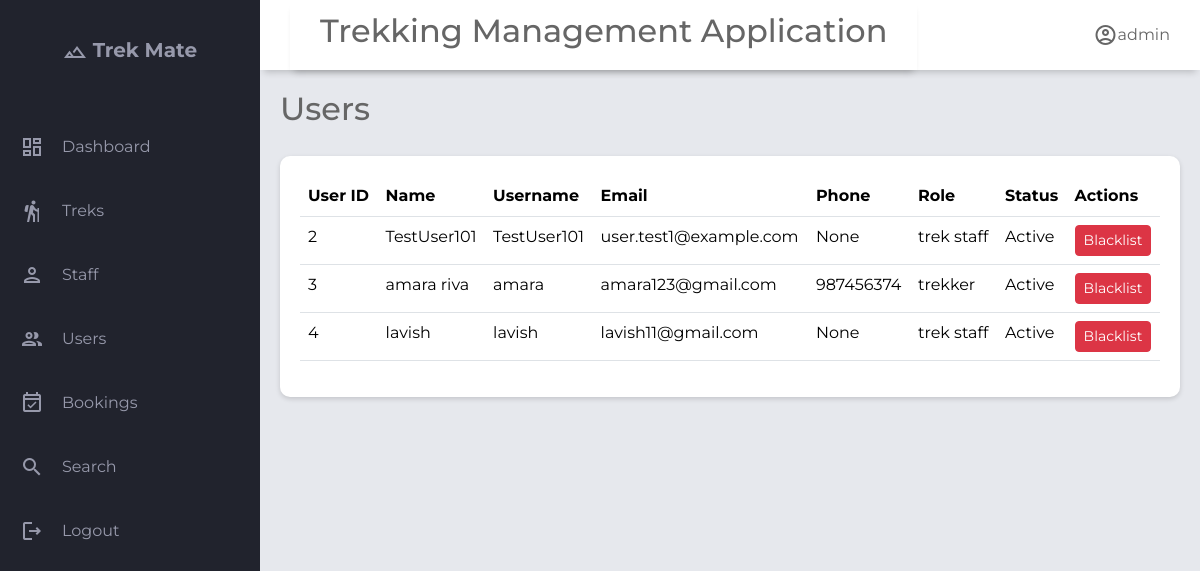
Before: /admin/users with the older database file.
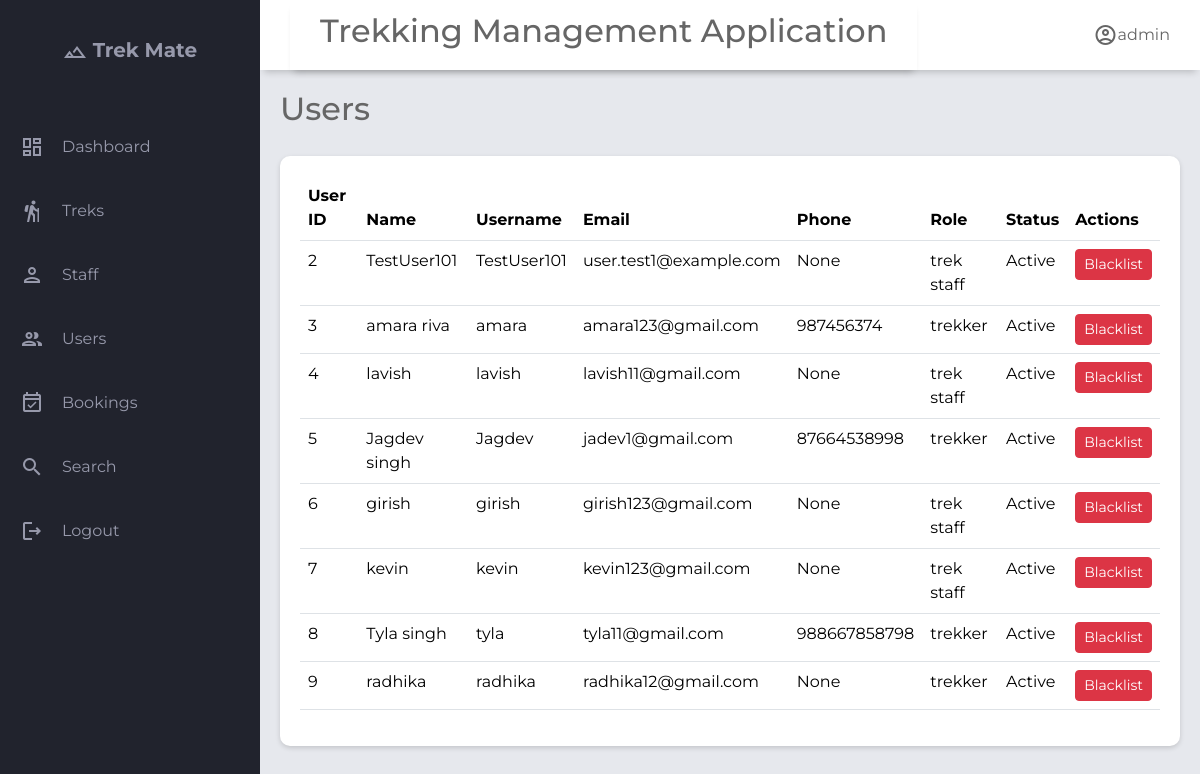
After: the same page with the newer database file.
### application/models.py (models this page shows)
class User(db.Model):
    __tablename__='user'
    id= db.Column(db.Integer, primary_key=True)
    username=db.Column(db.String(),unique=True,nullable=False)
    email=db.Column(db.String(),unique=True,nullable=False)
    password=db.Column(db.String(),nullable=False)
    full_name        = db.Column(db.String(), nullable=True)
    phone            = db.Column(db.String(), nullable=True)
    role=db.Column(Enum('admin','trek staff','trekker',name='user_role'),nullable=False,default='trekker')# admin | trek staff | trekker
    is_blacklisted=db.Column(db.Boolean,default=False)
    blacklist_reason=db.Column(db.Text,nullable=True)
    is_active=db.Column(db.Boolean,default=True)
    created_at       = db.Column(db.DateTime, default=db.func.now())
    updated_at       = db.Column(db.DateTime, onupdate=db.func.now())
    bookings=db.relationship('Booking',lazy=True, back_populates='user',cascade="all, delete-orphan") #all → apply operations like save, update, delete to the related bookings.
    staff_profile=db.relationship('Staff_profile',lazy=True,uselist=False,back_populates='user') #uselist= False means One-to-one (single object) while default it is one-to-many

### application/controller.py (the view)
@app.route("/admin/users")
def manage_users():
    users=User.query.filter(User.role!='admin').all()
    user=User.query.filter_by(role="admin").first()
    return render_template("a_users.html",users=users,user=user)

### templates/a_users.html (shortened to what this page needs)
{% extends "base.html" %}
{% block header_title %}
Users
{% endblock%}
{% block content %}
<div class="table-content">
  <table class="table">
    <thead>
      <tr>
        <th>User ID</th>
        <th>Name</th>
        <th>Username</th>
        <th>Email</th>
        <th>Phone</th>
        <th>Role</th>
        <th>Status</th>
        <th>Actions</th>
      </tr>
    </thead>
    <tbody>
      {% for user in users %}
      <tr>
        <td>{{ user.id }}</td>
        <td>{{ user.full_name if user.full_name else user.username }}</td>
        <td>{{ user.username}}</td>
        <td>{{ user.email }}</td>
        <td>{{ user.phone }}</td>
        <td>{{ user.role }}</td>
        <td>{% if user.is_blacklisted %} Blacklisted {% else %} Active {% endif %}</td>
        <td>
          {% if user.is_blacklisted %}
          <a href="{{ url_for('activate_user',user_id=user.id) }}" class="btn btn-success btn-sm">
            Activate
          </a>
          {% else %}
          <a href="{{ url_for('blacklist_user',user_id=user.id) }}" class="btn btn-danger btn-sm">
            Blacklist
          </a>
          {% endif %}
        </td>
      </tr>
      {% endfor %}
    </tbody>
  </table>
</div>
{% endblock %}

### templates/base.html (shortened to what this page needs)
<!DOCTYPE html>
<html lang="en">
<head>
    <link rel="stylesheet" href="https://cdn.jsdelivr.net/npm/bootstrap@5.3.8/dist/css/bootstrap.min.css">
    <link rel="stylesheet" href="{{ url_for('static',filename='style.css') }}">
</head>
<body>
    <div class="grid-container">
        <header class="header">
            <div class="header left">
                <h2>Trekking Management Application</h2>
            </div>
            <div class="header-right">
                <span class="material-icons-outlined">account_circle</span>{{user.username}}
            </div>
        </header>
        <aside id="sidebar">
            <div class="sidebar-title">
                <div class="sidebar-brand">
                    <span class="material-icons-outlined">filter_hdr</span> Trek Mate
                </div>
            </div>
            <ul class="sidebar-list">
                <li class="sidebar-list-item">
                    <span class="material-icons-outlined">dashboard</span> <a href="/admin">Dashboard</a>
                </li>
                <li class="sidebar-list-item">
                    <span class="material-icons-outlined">hiking</span> <a href="/admin/treks">Treks</a>
                </li>
                <li class="sidebar-list-item">
                    <span class="material-icons-outlined">person</span> <a href="/admin/staff">Staff</a>
                </li>
                <li class="sidebar-list-item">
                    <span class="material-icons-outlined">group</span> <a href="/admin/users">Users</a>
                </li>
                <li class="sidebar-list-item">
                    <span class="material-icons-outlined">event_available</span> <a href="/admin/bookings">Bookings</a>
                </li>
                <li class="sidebar-list-item">
                    <span class="material-icons-outlined">search</span> <a href="/admin/search">Search</a>
                </li>
                <li class="sidebar-list-item">
                    <span class="material-icons-outlined">logout</span><a href="/login">Logout</a>
                </li>
            </ul>
        </aside>
        <main class="main-container">
            <div class="main-title">
                <div>
                    <h2>{% block header_title %}Dashboard{% endblock %}</h2>
                </div>
            </div>
            {% block content %}
            {% endblock %}
        </main>
    </div>
</body>
</html>

### static/style.css (style rules this page uses)
body { margin: 0; padding: 0; box-sizing: border-box; background-color: #e6e8ed; color: #666666; font-family: "Montserrat",sans-serif; }
.material-icons-outlined { vertical-align: middle; line-height: 1px; }
.grid-container { display: grid; grid-template-columns: 260px 1fr 1fr 1fr ; grid-template-rows: 0.2fr 3fr; grid-template-areas: "sidebar header header header" "sidebar main main main" ; height: 100vh; }
.header { grid-area: header; height: 70px; background-color: #ffffff; display: flex; align-items: center; justify-content: space-between; padding: 0 30px 0 30px; box-shadow: 0 6px 7px -4px rgba(0,0,0,0.2); }
#sidebar { grid-area: sidebar; height: 100%; background-color: #21232d; color: #9799ab; overflow-y: auto; transition: all 0.5s; }
.sidebar-title { display: flex; justify-content: center; align-items: center; padding: 20px 20px 20px 20px; margin-bottom: 30px; }
.sidebar-brand { margin-top: 15px; font-size: 20px; font-weight: 700; }
.sidebar-list { padding: 0; margin-top: 15px; list-style-type: none; width:100%; }
.sidebar-list-item { padding: 20px 20px 20px 20px; display: flex; align-items: center; width:100%; gap: 18px; border-radius:10px; transition:0.3s; }
.main-container { grid-area: main; overflow-y: auto; padding: 20px 20px; }
.main-title { display: flex; justify-content: space-between; align-items:center; }
.table-content { width: 100%; margin-top: 20px; background:white; border-radius:10px; padding:20px; box-shadow:0 2px 5px rgba(0,0,0,.15); }
table { width: 100%; border-collapse:collapse; }
th,td { padding:15px; text-align:left; }
thead { background:#f5f5f5; }

### templates/base.html (style rules this page uses)
a { text-decoration: none; color: #9799ab; }

Changed rows visible on the page:
added User: id "5", full_name "Jagdev singh", username "Jagdev", email "jadev1@gmail.com", phone "87664538998", role "trekker", is_blacklisted "Active"
added User: id "6", full_name+username "girish", username "girish", email "girish123@gmail.com", phone "None", role "trek staff", is_blacklisted "Active"
added User: id "7", full_name+username "kevin", username "kevin", email "kevin123@gmail.com", phone "None", role "trek staff", is_blacklisted "Active"
added User: id "8", full_name "Tyla singh", username "tyla", email "tyla11@gmail.com", phone "988667858798", role "trekker", is_blacklisted "Active"
added User: id "9", full_name+username "radhika", username "radhika", email "radhika12@gmail.com", phone "None", role "trekker", is_blacklisted "Active"
